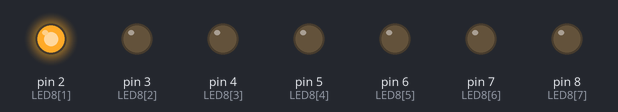
The sketch below on a simulated Arduino Uno, built with avr-gcc and run on an emulated ATmega328P. Parts: output pins drawn as LEDs (lit = HIGH). Pins used as bus, display or sensor lines are not drawn.

Above: at 0.15 s.
At 0.75 s:
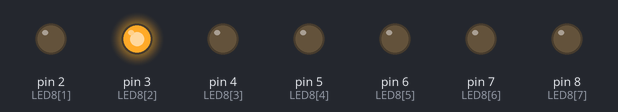
At 1.35 s:
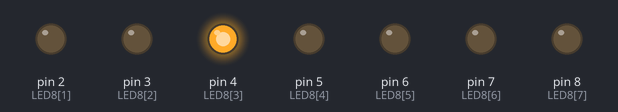
At 1.95 s:
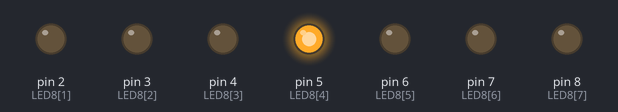
At 3.15 s:
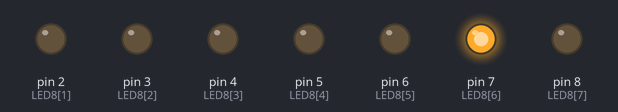
At 4.3 s:
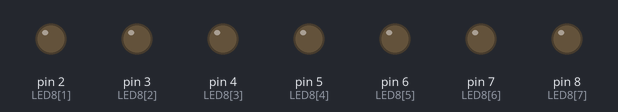
Timing chart, 0 to 6.2 s (numbered marks = the images above):
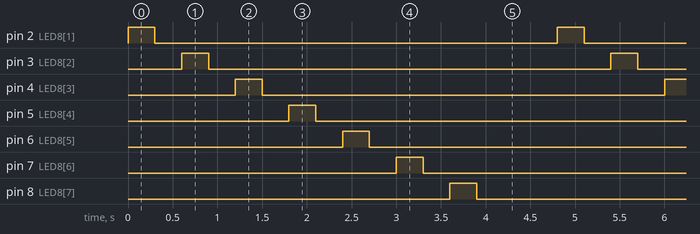

The sketch:

SerialInLED01.ino
```cpp
int LED8[] = {1,2,3,4,5,6,7,8};

void setup() {
  // put your setup code here, to run once:

  for(int i = 0; i < 8; i++){

    pinMode(LED8[i], OUTPUT);

    digitalWrite(LED8[i],LOW);

  }

  Serial.begin(9600);

}

int sw = 1;
int ledno = 0;

void loop() {
  // put your main code here, to run repeatedly:

  if(Serial.available()){

  char in = Serial.read();
    if(in == '0')sw = 1;
    if(in == '1')sw = -1;

  }
  ledno += sw;
  digitalWrite(LED8[ledno%8], HIGH);
  delay(300);
  digitalWrite(LED8[ledno%8], LOW);
  delay(300);
}
```

Measured:
- by itself, pin 2 (LED8[1]), pin 3 (LED8[2]), pin 4 (LED8[3]), pin 5 (LED8[4]), pin 6 (LED8[5]), pin 7 (LED8[6]), pin 8 (LED8[7]): alternates HIGH for 0.30 s and LOW for 4.5 s
- by itself, everything shown: repeats every 4.8 s, in 14 steps
